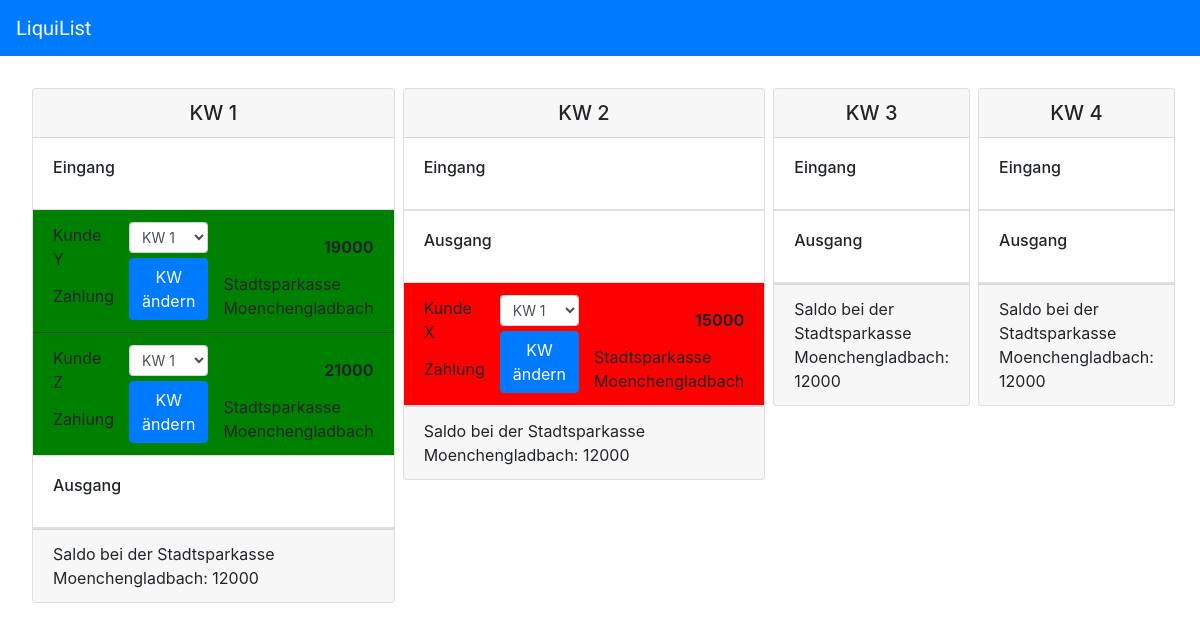
The page / on the database its author committed.
### cash/models.py (models this page shows)
class Receivable(models.Model):
    amount = models.IntegerField()
    customer = models.CharField(max_length=60)
    week = models.IntegerField()
    account = models.ForeignKey(Account, related_name='receivables', on_delete=models.CASCADE)

class Account(models.Model):
    name = models.CharField(max_length=60)
    balance = models.IntegerField()
    updateCW = models.IntegerField()
    def __str__(self):
        return self.name

class Payable(models.Model):
    amount = models.IntegerField()
    customer = models.CharField(max_length=60)
    week = models.IntegerField()
    planStatus = models.ForeignKey(PlanStatus, related_name='payables', on_delete=models.CASCADE)
    typeStatus = models.ForeignKey(TypeStatus, related_name='payables', on_delete=models.CASCADE)
    account = models.ForeignKey(Account, related_name='payables', on_delete=models.CASCADE)

### cash/views.py (the view, shortened to what this page needs)
# urls.py: 2. Add a URL to urlpatterns:  path('', views.home, name='home')
def home(request):
    accounts = Account.objects.all()
    cWeeks = {1: dict(), 2: dict(), 3: dict(), 4: dict()}
    for week in range(1, 5):
        cWeeks[week]['receivables'] = Receivable.objects.filter(week=week)
        cWeeks[week]['payables'] = Payable.objects.filter(week=week)
    return render(request, 'cwView.html', {'cWeeks': cWeeks, 'accounts': accounts})

### templates/cwView.html (shortened to what this page needs)
{% extends 'base.html' %}
{% load static %}
{% block stylesheets %}
    <link rel="stylesheet" href="https://stackpath.bootstrapcdn.com/bootstrap/4.5.0/css/bootstrap.min.css">
    <link rel="stylesheet" href="{% static 'cwView.css' %}">
{% endblock %}
{% block main %}
    <div class="cwView">
        {% for cw, cwContent in cWeeks.items %}
            <div class="kw1">
                <div class="card">
                    <h5 class="card-header text-center">KW {{ cw }}</h5>
                    {% for paymentType, ptContent in cwContent.items %}
                    <div class="card-body">
                        <h6 class="card-title">
                            {% if paymentType == 'receivables' %}
                            Eingang
                            {% elif paymentType == 'payables' %}
                            Ausgang
                            {% endif %}
                        </h6>
                    </div>
                    <ul class="list-group list-group-flush">
                        {% for receivable in ptContent %}
                        <li class="list-group-item zahlung payment-{% if paymentType == 'receivables' %}receivable{% elif paymentType == 'payables' %}payable{% endif %}">
                            <div class="payment-content">
                                <div class="typ">Zahlung</div>
                                <div class="kunde">{{ receivable.customer }}</div>
                                <div class="kwSelektor">
                                    <form method="POST">
                                        <div class="form-group formKwSelektor">
                                            <select class="form-control form-control-sm" id="cwxxSelector" name="cwxxSelector">
                                                <option value="1">KW 1</option>
                                            </select>
                                        </div>
                                        <button type="submit" class="btn btn-primary">KW ändern</button>
                                    </form>
                                </div>
                                <div class="betrag">{{ receivable.amount }}</div>
                                <div class="bank">{{ receivable.account }}</div>
                            </div>
                        </li>
                        {% endfor %}
                    </ul>
                    {% endfor %}
                    <div class="card-footer">
                        <ul class="list-group list-group-flush">
                            {% for account in accounts %}
                                Saldo bei der {{ account.name }}: {{ account.balance }}
                            {% endfor %}
                        </ul>
                    </div>
                </div>
            </div>
        {% endfor %}
    </div>
{% endblock %}

### templates/base.html (shortened to what this page needs)
{% load static %}
<!DOCTYPE html>
<html lang="en">
<head>
    <link rel="stylesheet" href="https://stackpath.bootstrapcdn.com/bootstrap/4.5.0/css/bootstrap.min.css">
    <link rel="stylesheet" href="{% static 'style.css' %}">
    {% block stylesheets %}
    {% endblock %}
</head>
<body>
    <nav class="navbar navbar-dark bg-primary">
        <a href="#" class="navbar-brand">LiquiList</a>
    </nav>
    <main>
        {% block main %}
        {% endblock %}
    </main>
</body>
</html>

### static/style.css (style rules this page uses)
main { margin: 2em; }
.navbar-brand { font-family: 'Josefin Sans', sans-serif; }

### static/cwView.css (style rules this page uses)
.cwView { display: grid; grid-template-columns: repeat(4, 1fr); column-gap: 0.5em; }
.payment-receivable { background-color: green; border: rgb(27, 78, 49) solid; }
.payment-payable { background-color: red; border: rgb(117, 29, 29) solid; }
.payment-content { display: grid; grid-template-rows: 50% 50%; grid-template-columns: 1fr 3fr 1fr; column-gap: 15px; align-items: center; }
.kunde { grid-row: 1 / 2; grid-column: 1 / 2; }
.typ { grid-row: 2 / 3; grid-column: 1 / 2; }
.kwSelektor { grid-row: 1 / 3; grid-column: 2 / 3; }
.formKwSelektor { margin-bottom: 5px; }
.betrag { grid-row: 1 / 2; grid-column: 3 / 4; font-weight: bold; justify-self: end; }
.bank { grid-row: 2 / 3; grid-column: 3 / 4; justify-self: end; }

### rows shown on the page
Receivable: customer "Kunde Y", amount "19000", account "Stadtsparkasse Moenchengladbach"
Receivable: customer "Kunde Z", amount "21000", account "Stadtsparkasse Moenchengladbach"
Account: name "Stadtsparkasse Moenchengladbach", balance "12000"
Payable: customer "Kunde X", amount "15000", account "Stadtsparkasse Moenchengladbach"

### other values the page prints
{{ cw }} "1" "2" "3" "4"
